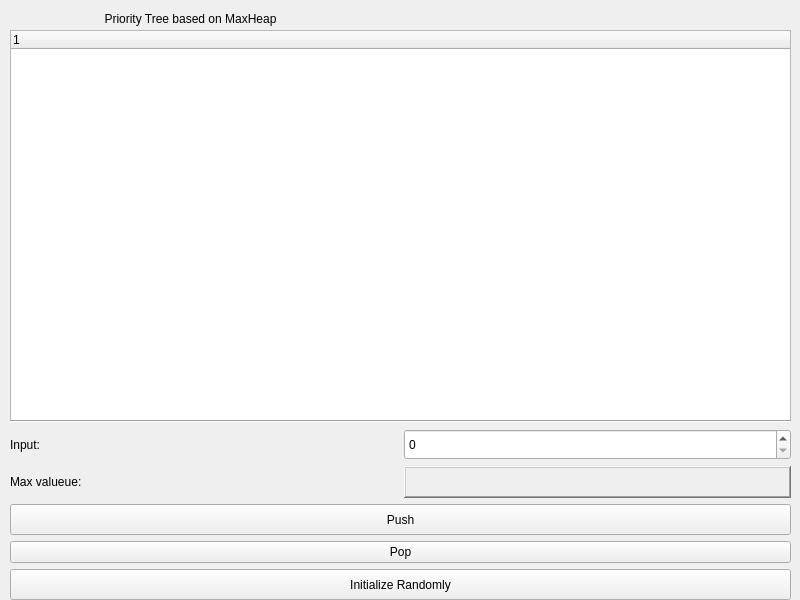
<?xml version="1.0" encoding="UTF-8"?>
<ui version="4.0">
 <class>MainWindow</class>
 <widget class="QMainWindow" name="MainWindow">
  <property name="geometry">
   <rect>
    <x>0</x>
    <y>0</y>
    <width>800</width>
    <height>600</height>
   </rect>
  </property>
  <property name="windowTitle">
   <string>MainWindow</string>
  </property>
  <widget class="QWidget" name="centralwidget">
   <widget class="QTreeWidget" name="tree">
    <property name="geometry">
     <rect>
      <x>10</x>
      <y>30</y>
      <width>781</width>
      <height>391</height>
     </rect>
    </property>
    <column>
     <property name="text">
      <string notr="true">1</string>
     </property>
    </column>
   </widget>
   <widget class="QWidget" name="gridLayoutWidget">
    <property name="geometry">
     <rect>
      <x>10</x>
      <y>420</y>
      <width>781</width>
      <height>180</height>
     </rect>
    </property>
    <layout class="QGridLayout" name="gridLayout">
     <item row="1" column="1">
      <widget class="QSpinBox" name="inpBox">
       <property name="sizePolicy">
        <sizepolicy hsizetype="Minimum" vsizetype="Expanding">
         <horstretch>0</horstretch>
         <verstretch>0</verstretch>
        </sizepolicy>
       </property>
      </widget>
     </item>
     <item row="2" column="0">
      <widget class="QLabel" name="label_3">
       <property name="text">
        <string>Max valueue:</string>
       </property>
      </widget>
     </item>
     <item row="3" column="0" colspan="2">
      <widget class="QPushButton" name="pushBtn">
       <property name="sizePolicy">
        <sizepolicy hsizetype="Minimum" vsizetype="Expanding">
         <horstretch>0</horstretch>
         <verstretch>0</verstretch>
        </sizepolicy>
       </property>
       <property name="text">
        <string>Push</string>
       </property>
      </widget>
     </item>
     <item row="0" column="0" colspan="2">
      <widget class="Line" name="line">
       <property name="orientation">
        <enum>Qt::Horizontal</enum>
       </property>
      </widget>
     </item>
     <item row="5" column="0" colspan="2">
      <widget class="QPushButton" name="initBtn">
       <property name="sizePolicy">
        <sizepolicy hsizetype="Minimum" vsizetype="Expanding">
         <horstretch>0</horstretch>
         <verstretch>0</verstretch>
        </sizepolicy>
       </property>
       <property name="text">
        <string>Initialize Randomly</string>
       </property>
      </widget>
     </item>
     <item row="1" column="0">
      <widget class="QLabel" name="label_2">
       <property name="sizePolicy">
        <sizepolicy hsizetype="Preferred" vsizetype="Expanding">
         <horstretch>0</horstretch>
         <verstretch>0</verstretch>
        </sizepolicy>
       </property>
       <property name="text">
        <string>Input:</string>
       </property>
      </widget>
     </item>
     <item row="2" column="1">
      <widget class="QLabel" name="maxLbl">
       <property name="sizePolicy">
        <sizepolicy hsizetype="Preferred" vsizetype="Expanding">
         <horstretch>0</horstretch>
         <verstretch>0</verstretch>
        </sizepolicy>
       </property>
       <property name="frameShape">
        <enum>QFrame::WinPanel</enum>
       </property>
       <property name="frameShadow">
        <enum>QFrame::Raised</enum>
       </property>
       <property name="text">
        <string/>
       </property>
      </widget>
     </item>
     <item row="4" column="0" colspan="2">
      <widget class="QPushButton" name="popBtn">
       <property name="text">
        <string>Pop</string>
       </property>
      </widget>
     </item>
    </layout>
   </widget>
   <widget class="QLabel" name="label_5">
    <property name="geometry">
     <rect>
      <x>10</x>
      <y>10</y>
      <width>361</width>
      <height>17</height>
     </rect>
    </property>
    <property name="text">
     <string>Priority Tree based on MaxHeap</string>
    </property>
    <property name="alignment">
     <set>Qt::AlignCenter</set>
    </property>
   </widget>
  </widget>
 </widget>
 <resources/>
 <connections/>
</ui>
